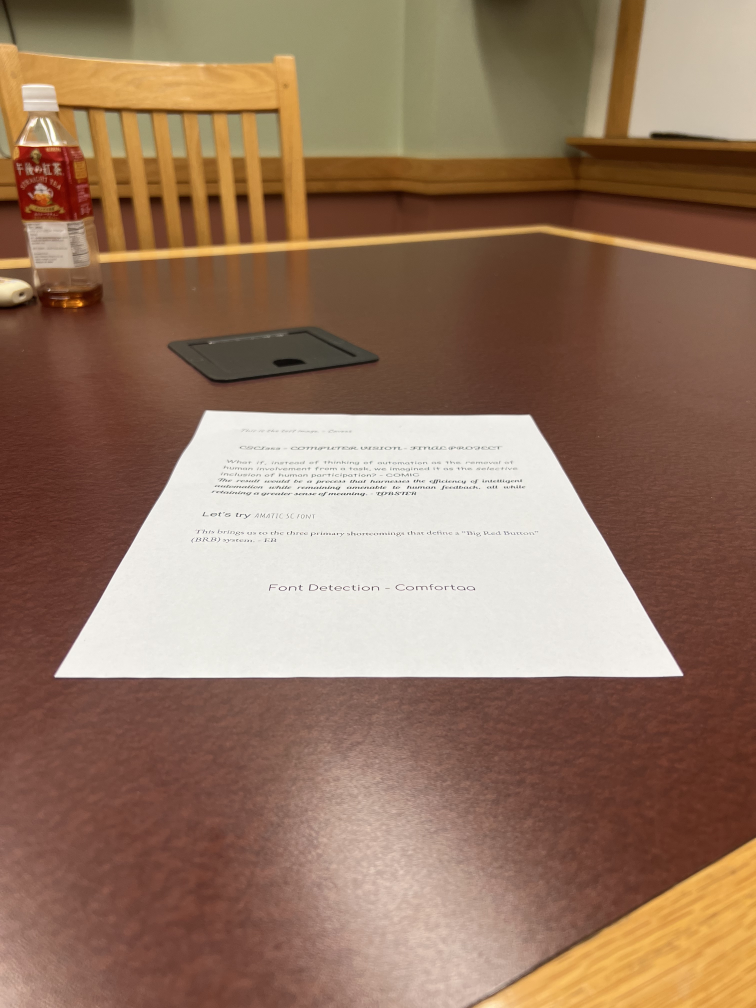
#> input picture test10.JPG, 3024 x 4032 px (shown at 1/4 size)
$ python FontDetection.py   (older library calls are emulated)
#> lines starting #> are read from the running program, lines starting #| are printed output that depends on the picture; after the words box and inside, x2 and y2 are one past the last pixel; in counts of white or black regions, pixels touching at a corner belong together
import pytesseract
import numpy as np
import cv2
from scipy.signal import convolve2d
import skimage
from skimage import transform
from skimage.filters import threshold_otsu

# for Windows users
#pytesseract.pytesseract.tesseract_cmd = r'C:\\Program Files\\Tesseract-OCR\\tesseract.exe'

#detect corners of the target paper
def cornerDetection(img):

    gray = cv2.cvtColor(img, cv2.COLOR_BGR2GRAY)
    # blur image
    blur = cv2.GaussianBlur(gray, (3,3), 0)
    # do otsu threshold on gray image
    thresh = cv2.threshold(blur, 0, 255, cv2.THRESH_BINARY+cv2.THRESH_OTSU)[1]

    # apply morphology
    kernel = np.ones((7,7), np.uint8)
    morph = cv2.morphologyEx(thresh, cv2.MORPH_CLOSE, kernel)
    morph = cv2.morphologyEx(morph, cv2.MORPH_OPEN, kernel)

    cv2.imwrite("morph.png", morph)

    # get largest contour
    contours = cv2.findContours(morph, cv2.RETR_EXTERNAL, cv2.CHAIN_APPROX_SIMPLE)
    contours = contours[0] if len(contours) == 2 else contours[1]
    area_thresh = 0
    for c in contours:
        area = cv2.contourArea(c)
        if area > area_thresh:
            area_thresh = area
            big_contour = c

    # draw white filled largest contour on black just as a check to see it got the correct region
    page = np.zeros_like(img)
    cv2.drawContours(page, [big_contour], 0, (255,255,255), -1)

    # get perimeter and approximate a polygon
    peri = cv2.arcLength(big_contour, True)
    corners = cv2.approxPolyDP(big_contour, 0.04 * peri, True)
    rectangle = True
    if len(corners) > 4:
        rect = cv2.minAreaRect(big_contour)
        box = cv2.boxPoints(rect)
        box = np.int0(box)
        print(box)
        polygon2 = img.copy()
        cv2.drawContours(polygon2, [box], 0, (0, 0, 255), 2)
        cv2.imwrite('contours.png', polygon2)
        box = np.expand_dims(box, axis = 1)
        print(box)
        corners = box
        rectangle = False
    else:
        # draw polygon on input image from detected corners
        polygon = img.copy()
        print(corners)
        cv2.polylines(polygon, [corners], True, (0, 0, 255), 1, cv2.LINE_AA)
        cv2.imwrite('detected.png', polygon)

    return corners, rectangle


#return the index of a letter in the list
# [7 lines left out: function letterNum, not called in this run]


#project the paper into image size with corner matched
def project_transform(image, src, dst):
    x_dst = [val[0] for val in dst] + [dst[0][0]]
    y_dst = [val[1] for val in dst] + [dst[0][1]]

    tform = transform.estimate_transform('projective',
                                         np.array(src),
                                         np.array(dst))
    transformed = transform.warp(image, tform.inverse)

    cv2.imshow('detected', cv2.resize(transformed,(540,700)))
    cv2.waitKey()

    #rotate based on the detected result
    rotate_num = input("How many degree do you want to rotate in counterclockwise? ")
    if (int(rotate_num) != 0):
        transformed = transform.rotate(transformed, int(rotate_num), resize = True)
    cv2.imshow('detected', cv2.resize(transformed,(540,700)))
    cv2.waitKey()

    return transformed


#get the mean height of detected corners for letters
# [54 lines left out: functions mean_height, processImage, crop_letters, not called in this run]

if __name__ == '__main__' :
    #read in the target image
    img_name = input("Which picture do you want to detect? ")
#> the answer given: test10.JPG
    img = cv2.imread(str(img_name))
#> img is the input picture: shape (4032, 3024, 3); mean B, G, R 98.5, 119.7, 150
    img_shape = img.shape
#> img_shape = (4032, 3024, 3)

    #detect corners of the paper in the image
    corner, rec =cornerDetection(img)
#> in cornerDetection, `gray = cv2.cvtColor(img, cv2.COLOR_BGR2GRAY)`:
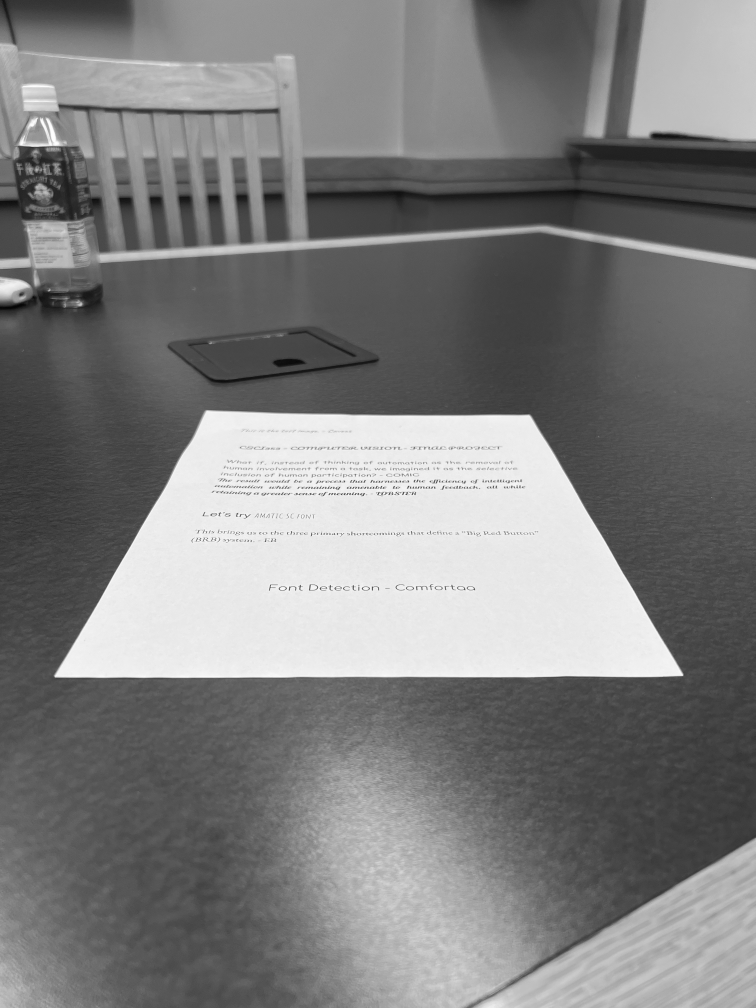
#> gray: shape (4032, 3024) (shown at 1/4 size); min 1, max 255, mean 126.4
#> in cornerDetection, `thresh = cv2.threshold(blur, 0, 255, cv2.THRESH_BINARY+cv2.THRESH_OTSU..`:
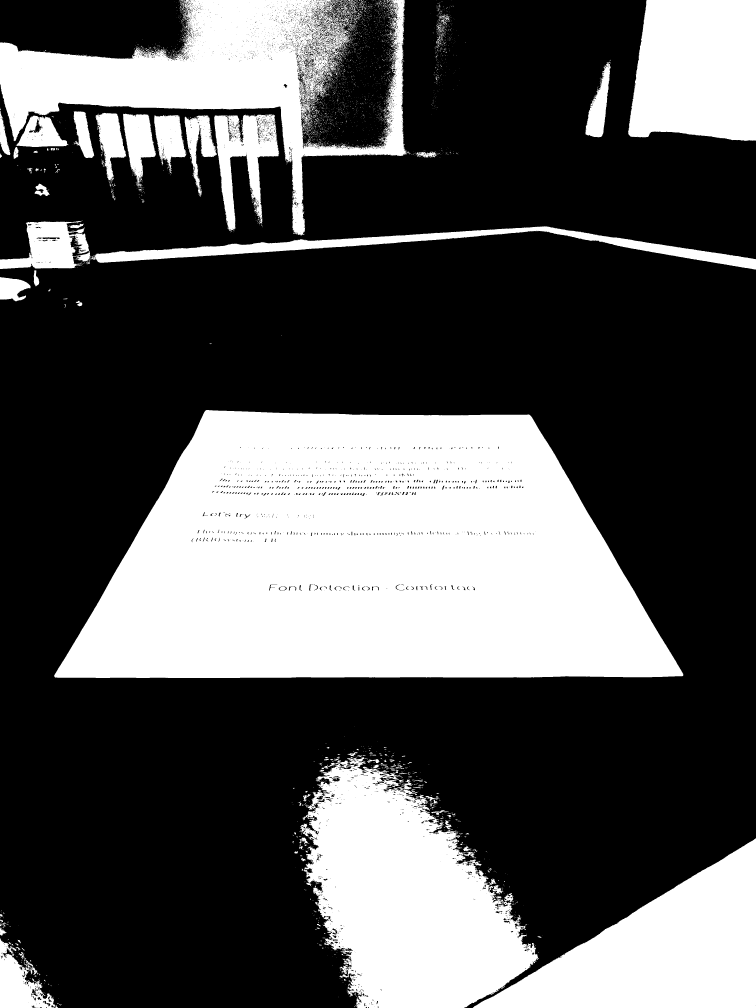
#> thresh: shape (4032, 3024) (shown at 1/4 size); 33.3% white; 4265 white regions (3966 under 20 px), largest, box (x1, y1, x2, y2) and area: (217, 1640, 2733, 2712) 1999000, (1198, 3028, 2155, 4032) 575542, (0, 0, 1628, 944) 473268
#> in cornerDetection, `morph = cv2.morphologyEx(thresh, cv2.MORPH_CLOSE, kernel)`: morph: shape (4032, 3024); 34.5% white; 742 white regions (617 under 20 px), largest, box (x1, y1, x2, y2) and area: (217, 1640, 2733, 2712) 2013036, (1191, 3005, 2155, 4032) 612354, (0, 0, 1767, 944) 578732
#> in cornerDetection, `morph = cv2.morphologyEx(morph, cv2.MORPH_OPEN, kernel)`:
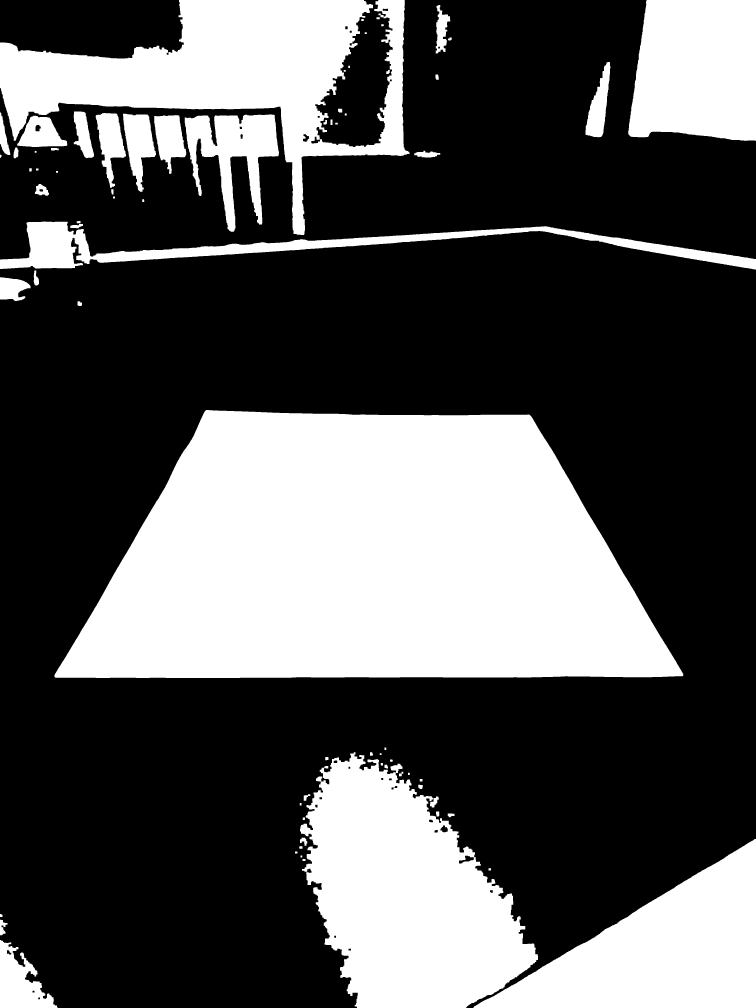
#> morph: shape (4032, 3024) (shown at 1/4 size); 34.3% white; 74 white regions
#> in cornerDetection, `contours = cv2.findContours(morph, cv2.RETR_EXTERNAL, cv2.CHAIN_APPROX..`: contours = 74 contours; largest, box (x1, y1, x2, y2) and area: (218, 1640, 2733, 2712) 2010044, (1200, 3009, 2152, 4032) 604235, (0, 0, 1638, 940) 551369, (1894, 3356, 3024, 4032) 379971, (2513, 0, 3024, 563) 257685
#> the loop in cornerDetection, `for c in contours:` made 74 passes
#> (area, area_thresh) on passes 1, 9, 29, 31: (33729, 33729), (379971, 379971), (604235, 604235), (2010044, 2010044)
#> area on passes 2, 3, 5, 7, 8, 10: 936.5, 87.5, 76.5, 62.5, 105, 475
#> after the loop in cornerDetection, `for c in contours:`: area_thresh = 2010044; big_contour = contour of 1822 points, box (x1, y1, x2, y2) (218, 1640, 2733, 2712), area 2010044
#> in cornerDetection, `cv2.drawContours(page, [big_contour], 0, (255,255,255), -1)`:
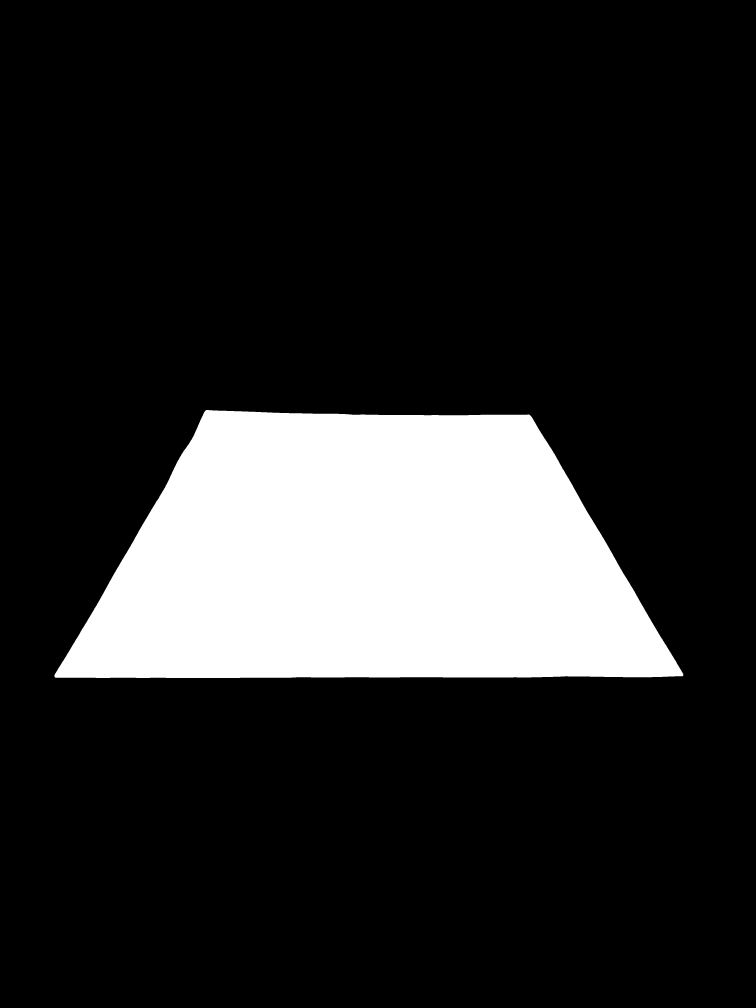
#> page: shape (4032, 3024, 3) (shown at 1/4 size); 16.5% white; 1 white region, box (x1, y1, x2, y2) and area: (218, 1640, 2733, 2712) 2013004
#> in cornerDetection, `peri = cv2.arcLength(big_contour, True)`: peri = 6449
#> in cornerDetection, `corners = cv2.approxPolyDP(big_contour, 0.04 * peri, True)`: corners = [[218, 2707], [2732, 2695], [2116, 1658], [825, 1640]]
#| [[[ 218 2707]]
#|  [[2732 2695]]
#|  [[2116 1658]]
#|  [[ 825 1640]]]
#> corner has the same summary as corners in cornerDetection; rec = True

    if rec:
        area_of_interest = [(corner[0][0][0], corner[0][0][1]), (corner[1][0][0], corner[1][0][1]),
                            (corner[2][0][0], corner[2][0][1]), (corner[3][0][0], corner[3][0][1])]
#> area_of_interest = [(218, 2707), (2732, 2695), (2116, 1658), (825, 1640)]
    else:
        area_of_interest = [(corner[0][0][0], corner[0][0][1]), (corner[3][0][0], corner[3][0][1]),
                            (corner[2][0][0], corner[2][0][1]), (corner[1][0][0], corner[1][0][1])]

    area_of_projection = [(0, 0),
                        (0, img_shape[0]),
                        (img_shape[1], img_shape[0]),
                        (img_shape[1], 0)]

    #re-project this paper
    transformed_result = project_transform(img, area_of_interest, area_of_projection)
#> in project_transform, `transformed = transform.warp(image, tform.inverse)`:
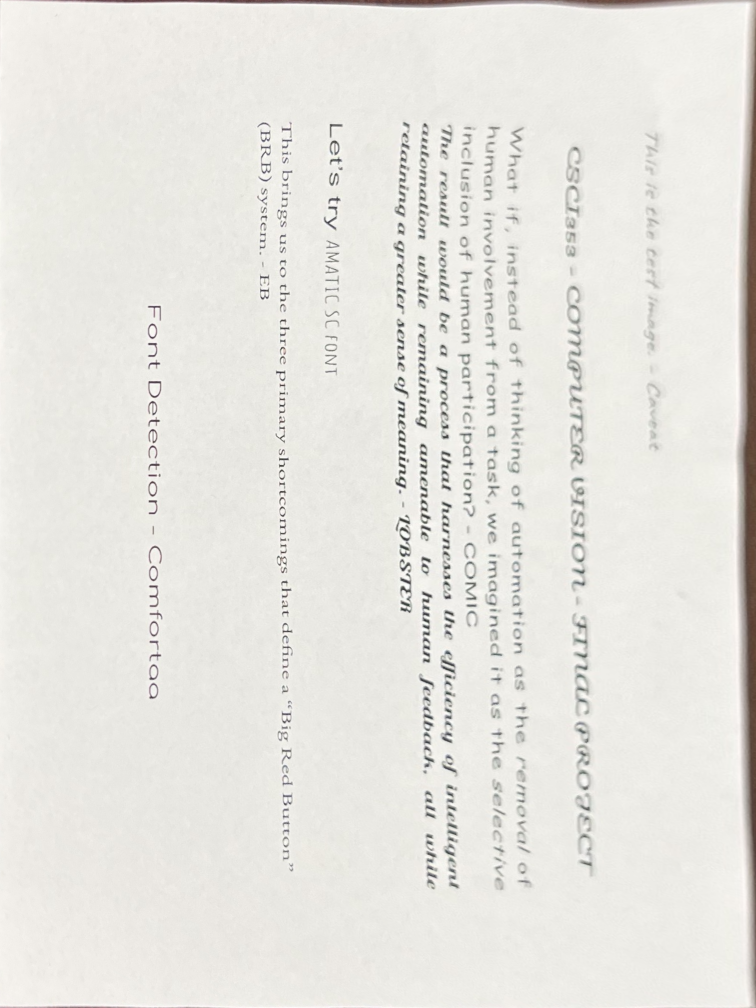
#> transformed: shape (4032, 3024, 3) float64 (shown at 1/4 size); mean B, G, R 0.882, 0.902, 0.908
#> in project_transform, `cv2.imshow('detected', cv2.resize(transformed,(540,700)))`:
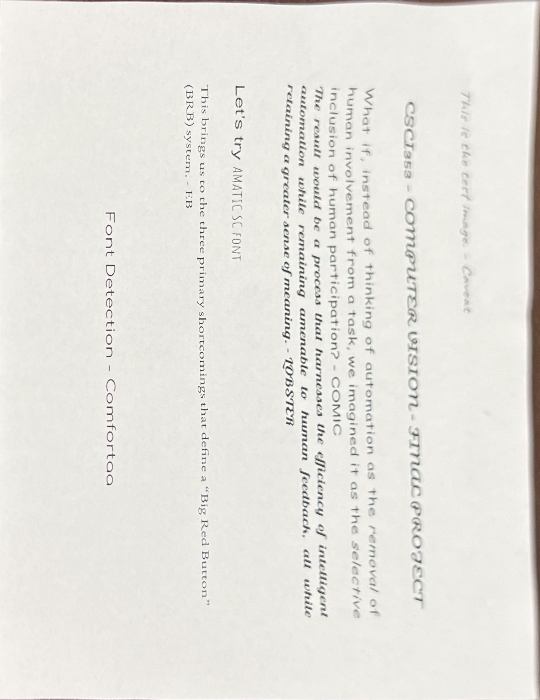
#> window 'detected': shape (700, 540, 3) float64; mean B, G, R 0.882, 0.902, 0.908
#> (the run stopped early here; a loop or call above may not have finished)

$ run again, on test4.JPG
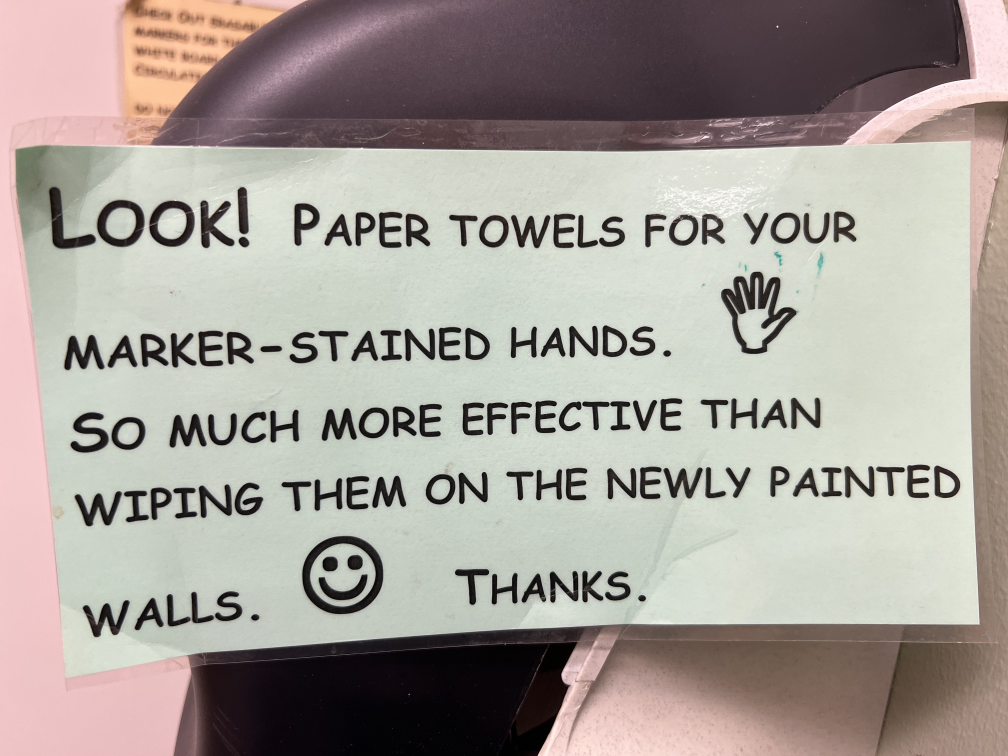
#> input picture test4.JPG, 4032 x 3024 px (shown at 1/4 size)
#> img is the input picture: shape (3024, 4032, 3); mean B, G, R 153.1, 159.7, 166.4
#> in cornerDetection, `thresh = cv2.threshold(blur, 0, 255, cv2.THRESH_BINARY+cv2.THRESH_OTSU..`:
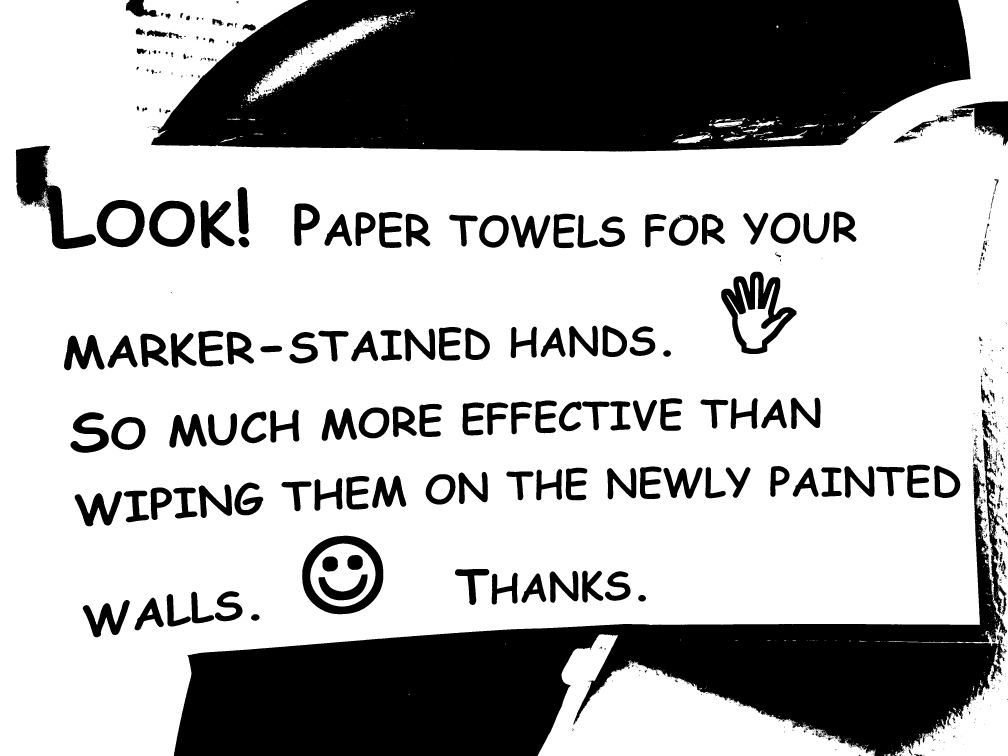
#> thresh: shape (3024, 4032) (shown at 1/4 size); 68.8% white; 1208 black regions (922 under 20 px), largest, box (x1, y1, x2, y2) and area: (604, 0, 3883, 606) 1646384, (695, 1750, 4029, 3024) 1295213, (63, 583, 384, 996) 44225
#> contours = 25 contours; largest, box (x1, y1, x2, y2) and area: (0, 0, 4032, 3024) 8876850, (2152, 2537, 3502, 3024) 303842, (989, 53, 1610, 408) 45194, (2699, 532, 2844, 574) 2436, (2855, 473, 2976, 509) 2207
#> the loop in cornerDetection, `for c in contours:` made 25 passes
#> (area, area_thresh, big_contour) on pass 1: (42, 42, [[3834, 2839], [3834, 2845], [3841, 2845], [3841, 2839]])
#> after the loop in cornerDetection, `for c in contours:`: area_thresh = 8876849.5; big_contour = contour of 2510 points, box (x1, y1, x2, y2) (0, 0, 4032, 3024), area 8876850
#> page: shape (3024, 4032, 3); 72.9% white; 6 black regions, box (x1, y1, x2, y2) and area: (607, 0, 3882, 606) 1699763, (696, 2022, 4022, 3024) 1582371, (3812, 405, 4032, 573) 18387, (504, 0, 627, 67) 4778, (4021, 2124, 4032, 2141) 127, (3665, 3018, 3686, 3024) 112
#> peri = 21421.3
#> in cornerDetection, `corners = cv2.approxPolyDP(big_contour, 0.04 * peri, True)`: corners = [[0, 0], [0, 3023], [3898, 2021], [4031, 3023], [4031, 0]]
#> rect = ((2015.5, 1511.5), (3023, 4031), -90)
#> in cornerDetection, `box = cv2.boxPoints(rect)`: box = [[4031, 3023], [-9.26e-14, 3023], [0, 0], [4031, 0]]
#> in cornerDetection, `box = np.int0(box)`: box = [[4031, 3023], [0, 3023], [0, 0], [4031, 0]]
#| [[4031 3023]
#|  [   0 3023]
#|  [   0    0]
#|  [4031    0]]
#| [[[4031 3023]]
#|  [[   0 3023]]
#|  [[   0    0]]
#|  [[4031    0]]]
#> rec = False
#> area_of_interest = [(4031, 3023), (4031, 0), (0, 0), (0, 3023)]
#> in project_transform, `cv2.imshow('detected', cv2.resize(transformed,(540,700)))`:
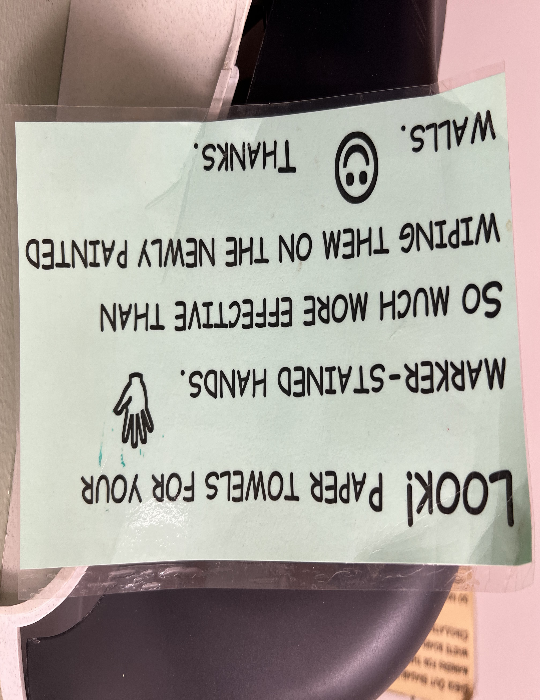
#> window 'detected': shape (700, 540, 3) float64; mean B, G, R 0.6, 0.626, 0.653
